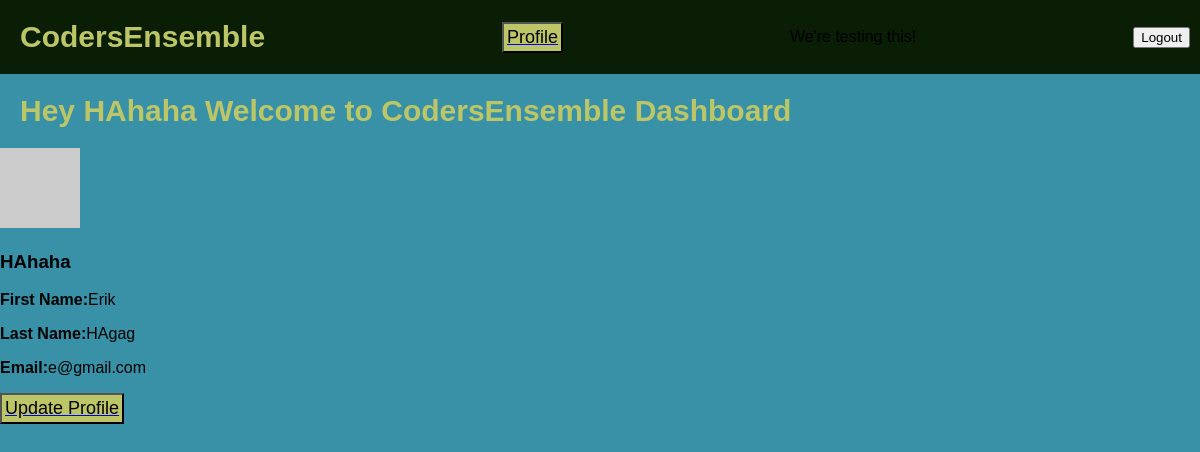
Screenshot of /profile (signed in) with the database file from the repository.
### app/models.py (models this page shows, shortened)
class User(UserMixin, db.Model):
    __tablename__ = "users"
    user_id = db.Column(db.Integer, primary_key=True)
    username = db.Column(db.String(50), unique=True, nullable=False)
    firstname = db.Column(db.String(50), nullable=False)
    lastname = db.Column(db.String(50), nullable=False)
    email = db.Column(db.String(100), unique=True, nullable=False)
    password_hash = db.Column(db.String(200), nullable=False)
    bio = db.Column(db.Text(200))
    profile_picture = db.Column(db.String(256))
    created_at = db.Column(db.DateTime, default=datetime.utcnow)
    updated_at = db.Column(
        db.DateTime,
        default=datetime.utcnow,
        onupdate=datetime.utcnow
    )
    skills = db.relationship('UserSkills', backref='user', lazy=True)
    projects = db.relationship('UserProject', backref='user', lazy=True)
    def avatar(self, size):
        digest = md5(self.email.lower().encode('utf-8')).hexdigest()
        return f'https://www.gravatar.com/avatar/{digest}?d=identicon&s={size}'

### app/views/main.py (the view)
@main_bp.route('/profile', methods=['GET'])
@login_required
def display_profile():
    return render_template('user/profile.html')

### app/models.py (called while the page is built)
@login_manager.user_loader
def load_user(user_id):
    return User.query.get(int(user_id))

### app/templates/user/profile.html (shortened to what this page needs)
{% extends 'main.html' %}
{% block main %}
    <h2>Hey {{ current_user.username }} Welcome to CodersEnsemble Dashboard</h2>
    <div class="profile-card">
        <img src="{{ current_user.avatar(128) }}" alt="">
        <h3 class="card-title"> {{ current_user.username }}</h3>
        <p class="card-text"><strong>First Name:</strong>{{ current_user.firstname }}</p>
        <p class="card-text"><strong>Last Name:</strong>{{ current_user.lastname }}</p>
        <p class="card-text"><strong>Email:</strong>{{ current_user.email }}</p>
        <a href="{{ url_for('main.update_profile') }}">
            <button class="btn">Update Profile</button>
        </a>
    </div>
{% endblock main %}

### app/static/css/styles.css (style rules this page uses)
body { background-color: #3891A6; font-family: Arial, Helvetica, sans-serif; margin: 0; }
button { height: fit-content; margin-right: 10px; }
h2 { color: #BDC667; margin: 20px; font-size: 30px; }
.btn { background-color: #BDC667; font-size: 18px; display: block; padding: 3px; }

### rows the page displays
User: username "HAhaha", firstname "Erik", lastname "HAgag", email "e@gmail.com"
